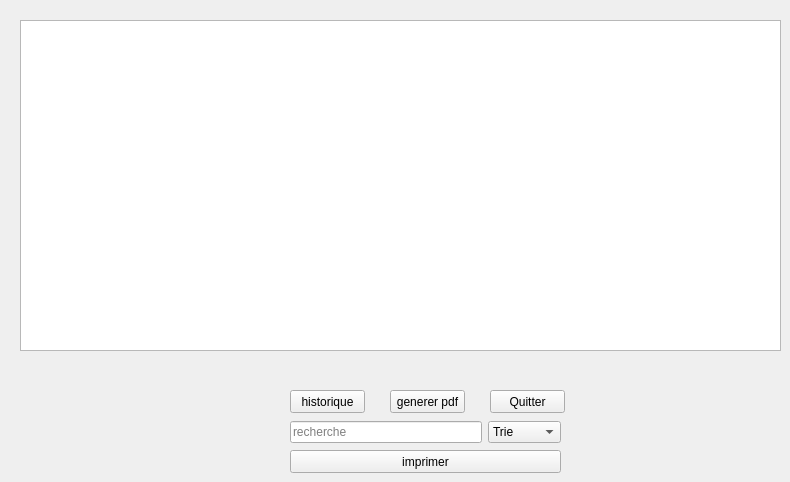
      <widget class="QWidget" name="tab_7">
       <attribute name="title">
        <string>afficher client</string>
       </attribute>
       <widget class="QPushButton" name="pushButton_16">
        <property name="geometry">
         <rect>
          <x>490</x>
          <y>390</y>
          <width>75</width>
          <height>23</height>
         </rect>
        </property>
        <property name="text">
         <string>Quitter</string>
        </property>
       </widget>
       <widget class="QLabel" name="label_17">
        <property name="geometry">
         <rect>
          <x>170</x>
          <y>380</y>
          <width>101</width>
          <height>91</height>
         </rect>
        </property>
        <property name="styleSheet">
         <string notr="true">border-image: url(:/Nouveau dossier/2.1.png);</string>
        </property>
        <property name="text">
         <string/>
        </property>
        <property name="pixmap">
         <pixmap resource="GFX.qrc">:/logo.ico</pixmap>
        </property>
        <property name="scaledContents">
         <bool>true</bool>
        </property>
       </widget>
       <widget class="QTableView" name="tableView_3">
        <property name="geometry">
         <rect>
          <x>20</x>
          <y>20</y>
          <width>761</width>
          <height>331</height>
         </rect>
        </property>
       </widget>
       <widget class="QPushButton" name="pushButton_17">
        <property name="geometry">
         <rect>
          <x>290</x>
          <y>390</y>
          <width>75</width>
          <height>23</height>
         </rect>
        </property>
        <property name="text">
         <string>historique</string>
        </property>
       </widget>
       <widget class="QPushButton" name="pushButton_18">
        <property name="geometry">
         <rect>
          <x>390</x>
          <y>390</y>
          <width>75</width>
          <height>23</height>
         </rect>
        </property>
        <property name="text">
         <string>generer pdf</string>
        </property>
       </widget>
       <widget class="QWidget" name="layoutWidget_3">
        <property name="geometry">
         <rect>
          <x>290</x>
          <y>420</y>
          <width>271</width>
          <height>24</height>
         </rect>
        </property>
        <layout class="QHBoxLayout" name="horizontalLayout_3">
         <item>
          <widget class="QLineEdit" name="lineEdit_5">
           <property name="text">
            <string/>
           </property>
           <property name="placeholderText">
            <string>recherche</string>
           </property>
          </widget>
         </item>
         <item>
          <widget class="QComboBox" name="comboBox_3">
           <property name="currentText">
            <string>Trie</string>
           </property>
           <item>
            <property name="text">
             <string>Trie</string>
            </property>
           </item>
           <item>
            <property name="text">
             <string>Cin</string>
            </property>
           </item>
           <item>
            <property name="text">
             <string>Nom</string>
            </property>
           </item>
           <item>
            <property name="text">
             <string>Prenom</string>
            </property>
           </item>
          </widget>
         </item>
        </layout>
       </widget>
       <widget class="QPushButton" name="pushButton_19">
        <property name="geometry">
         <rect>
          <x>290</x>
          <y>450</y>
          <width>271</width>
          <height>23</height>
         </rect>
        </property>
        <property name="text">
         <string>imprimer</string>
        </property>
       </widget>
      </widget>
